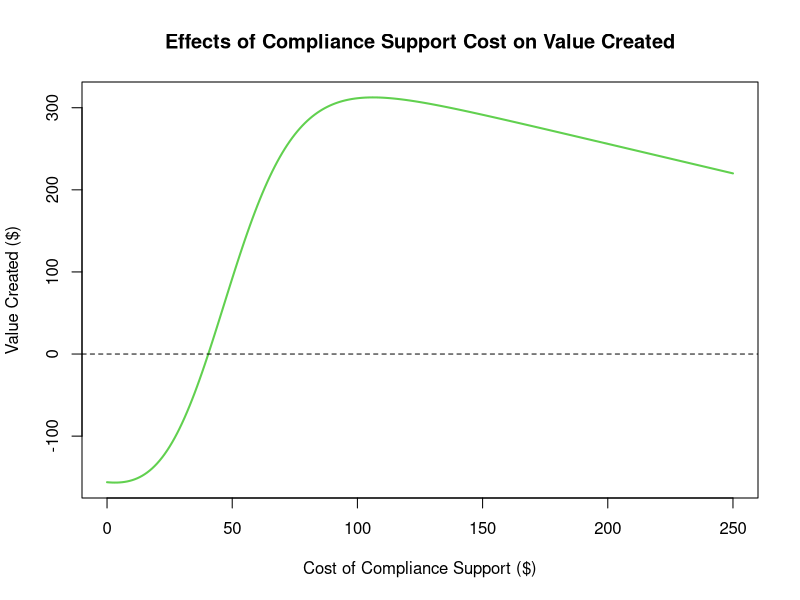
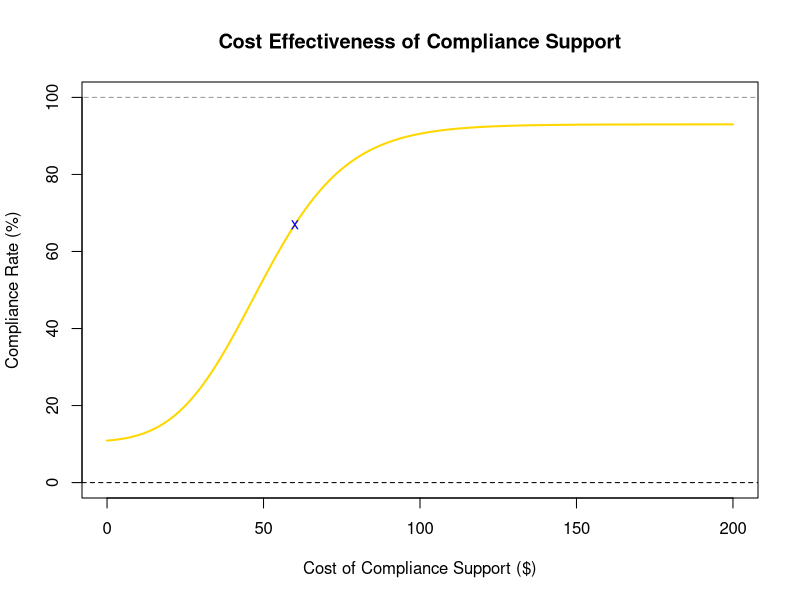

These charts were generated, in order, by the following R code:
##Economic Model of Brain Therapy (VR) Value-Creation

#How does implementation rate affect value created. How does Components within implementation piece affect value created?
#How does share test positive affect value created?
#How does implementation cost affect Value created? How does components within implementation cost affect value created?
per_indiv_cost <- c(251, 640, 344, 610, 1401, 1659, 627, 1163, 466, 11023, 730)
eligible_prev <- c(.312, .006, .477, .154, .02, .192, .308, .024, .09, .032, .364)
sum(eligible_prev)
sum(per_indiv_cost)

test_cost <- 20
sensitivity<- .8
specificity<- .2


target_prev <- eligible_prev*sensitivity/(eligible_prev*sensitivity+(1-eligible_prev)*(1-specificity))

potential_target_saving <- per_indiv_cost*target_prev

share_test_iden <- sensitivity*eligible_prev[1]+(1-specificity)*(1-eligible_prev[1])


identification_cost <- test_cost/ share_test_iden

treatment_efficacy <- rep(.60, 11)


treatment_cost <- 250



delivery_mechanism <- c("Doctor Recommends Intervention",
                        "Patient Opts in", 
                        "Patient Adheres to Content")
delivery_share <-c(.9,
                   .8,
                   .9)
delivery_cost <- c(25,
                   0,
                   treatment_cost,
                   60)

sigmoid = function(c){(1/(1+exp(-c/15+3))-.18/(1+exp(-c*1/15+1))+.11)*100}







vc <- c()
cost <-c()
 
  
for(i in seq(0,250)){
  
  
  delivery_cost[4]=i
  delivery_share[3] <- sigmoid(i)/100
  
  
  delivery_cumulative <- cumprod(delivery_share)
  implement_cost <- delivery_cost[1]+sum(c(delivery_cumulative[-length(delivery_share)],delivery_cumulative[length(delivery_share)-1])*delivery_cost[-1])
  implement_rate <- delivery_cumulative[length(delivery_share)]
  effectiveness <- treatment_efficacy * implement_rate
  expected_savings <- sum(potential_target_saving*effectiveness)
  value_created <- expected_savings - implement_cost -identification_cost

  vc <- c(vc, value_created)
  cost<-c(cost, implement_cost +identification_cost)
}





plot(seq(0,250), vc, ty='l',lwd=2,
     xlab="Cost of Compliance Support ($)", ylab="Value Created ($)",
     xlim=c(0,250),
     col=3,
     main="Effects of Compliance Support Cost on Value Created",
     ylim= c(min(vc),max(vc)))
abline(h=0, lty=2)

(0:250)[vc==max(vc)]
(0:250)[vc>0]

#upper bound at 90, lower bound at 10%

#11% base effectiveness
#93% ceiling efficacy
#Current Assumed Efficacy 67% with cost of $60
sigmoid = function(c){(1/(1+exp(-c/15+3))-.18/(1+exp(-c*1/15+1))+.11)*100}
plot(0:200, sigmoid(0:200), ylim=c(0,100), ty='l',lwd=2,col="gold",
     xlab="Cost of Compliance Support ($)",ylab="Compliance Rate (%)",
     main="Cost Effectiveness of Compliance Support")
points(x= 60, y= sigmoid(60),pch='x', col="blue")
lines(-10:210, rep(100,length(-10:210)), col="gray60",lty=2)
abline(h=0,lty=2)

sigmoid(60)
sigmoid(0)
sigmoid(125:200)
(0:200)[sigmoid(0:200)>92.5]
vc[125:200]
